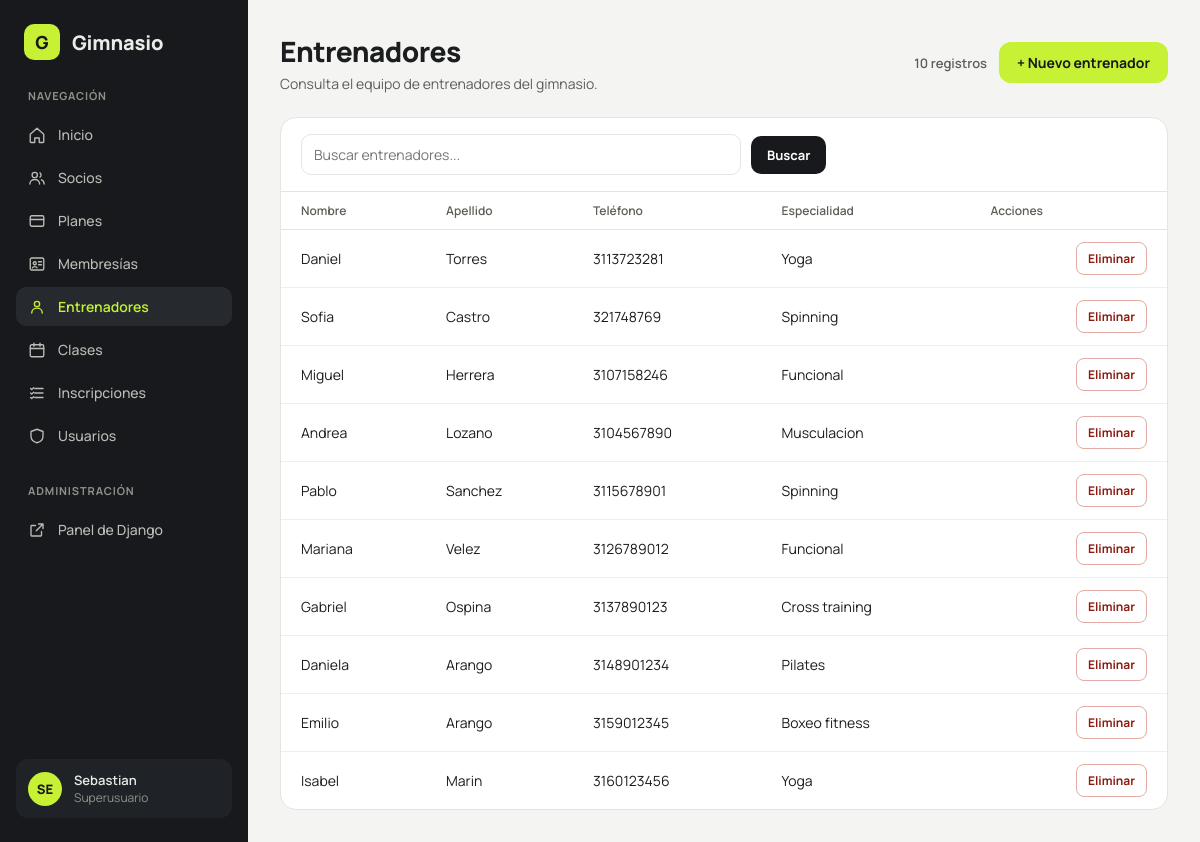
The app's page /catalogo/entrenadores/ (signed in) with its own data.
### entrenadores/models.py (models this page shows)
class Entrenador(models.Model):
    pk_ent_id = models.AutoField(primary_key=True)
    ent_nombre = models.CharField(max_length=80)
    ent_apellido = models.CharField(max_length=80)
    ent_telefono = models.CharField(max_length=20)
    ent_especialidad = models.CharField(max_length=60)
    class Meta:
        db_table = 'tbl_entrenador'
    def __str__(self):
        return f'{self.ent_nombre} {self.ent_apellido} - {self.ent_especialidad}'

### config/views.py (the view)
# urls.py: path('catalogo/<slug:modulo>/', catalogo, name='catalogo'),
@staff_member_required
def catalogo(request, modulo, formulario=None, modal_abierto=None):
    configuracion = CATALOGOS.get(modulo)
    if configuracion is None:
        raise Http404('No existe esta sección.')
    consulta = configuracion['modelo'].objects.order_by('pk')
    relaciones = configuracion.get('relaciones', ())
    if relaciones:
        consulta = consulta.select_related(*relaciones)
    termino = request.GET.get('q', '').strip()
    if termino:
        filtros = Q()
        for campo in configuracion['busqueda']:
            filtros |= Q(**{f'{campo}__icontains': termino})
        consulta = consulta.filter(filtros)
    paginador = Paginator(consulta, 15)
    pagina = paginador.get_page(request.GET.get('page'))
    filas = []
    for registro in pagina:
        valores = []
        for _, atributo in configuracion['columnas']:
            valor = registro
            for parte in atributo.split('__'):
                valor = getattr(valor, parte)
                if callable(valor):
                    valor = valor()
            valores.append(str(valor) if valor is not None else '—')
        impacto = {
            'socios': ' También se eliminarán sus membresías e inscripciones.',
            'clases': ' También se eliminarán las inscripciones asociadas.',
        }.get(modulo, '')
        filas.append({
            'id': registro.pk,
            'valores': valores,
            'confirmacion': f'¿Eliminar «{registro}»? Esta acción no se puede deshacer.{impacto}',
        })
    contexto = {
        'titulo': configuracion['titulo'],
        'descripcion': configuracion['descripcion'],
        'columnas': [titulo for titulo, _ in configuracion['columnas']],
        'filas': filas,
        'pagina': pagina,
        'total': paginador.count,
        'termino': termino,
        'crear_texto': configuracion['crear_texto'],
        'formulario': formulario if formulario is not None else FORMULARIOS[modulo](),
        'formulario_url': reverse('crear_registro', args=[modulo]),
        'modal_id': f'modal-{modulo}',
        'modal_abierto': modal_abierto,
        'modulo': modulo,
    }
    return render(request, 'catalogo.html', contexto)

### config/forms.py
class EntrenadorForm(FormularioModelo):
    class Meta:
        model = Entrenador
        fields = ('ent_nombre', 'ent_apellido', 'ent_telefono', 'ent_especialidad')
        labels = {
            'ent_nombre': 'Nombre',
            'ent_apellido': 'Apellido',
            'ent_telefono': 'Teléfono',
            'ent_especialidad': 'Especialidad',
        }

### templates/catalogo.html (shortened to what this page needs)
{% extends 'base.html' %}
{% block contenido %}
<header class="encabezado">
  <div>
    <h1>{{ titulo }}</h1>
    <p>{{ descripcion }}</p>
  </div>
  <div class="acciones">
    <span class="catalogo-total">{{ total }} registro{{ total|pluralize:"s" }}</span>
    <button class="btn-lima" type="button" data-modal-open="{{ modal_id }}">+ {{ crear_texto }}</button>
  </div>
</header>
<section class="tarjeta catalogo">
  <form class="busqueda" method="get" role="search">
    <input
      id="buscar-registros"
      type="search"
      name="q"
      value="{{ termino }}"
      placeholder="Buscar {{ titulo|lower }}..."
    >
    <button class="btn-buscar" type="submit">Buscar</button>
  </form>
  <div class="tabla-wrap">
    <table class="t">
      <thead>
        <tr>
          {% for columna in columnas %}<th scope="col">{{ columna }}</th>{% endfor %}
          <th scope="col">Acciones</th>
        </tr>
      </thead>
      <tbody>
        {% for fila in filas %}
        <tr>
          {% for valor in fila.valores %}<td>{{ valor }}</td>{% endfor %}
          <td class="acciones-registro">
            <form method="post" action="{% url 'eliminar_registro' modulo fila.id %}" data-confirm="{{ fila.confirmacion }}">
              <button class="btn-eliminar" type="submit">Eliminar</button>
            </form>
          </td>
        </tr>
        {% empty %}
        <tr>
          <td class="vacio" colspan="{{ columnas|length|add:1 }}">
            {% if termino %}No se encontraron resultados para "{{ termino }}".{% else %}Aún no hay registros en esta sección.{% endif %}
          </td>
        </tr>
        {% endfor %}
      </tbody>
    </table>
  </div>
</section>
{% endblock %}

### templates/base.html (shortened to what this page needs)
{% load static %}
<!DOCTYPE html>
<html lang="es">
<head>
  <link rel="stylesheet" href="{% static 'css/estilos.css' %}">
</head>
<body>
<div class="layout">
  <aside class="sidebar">
    <div class="marca">
      <div class="marca-logo">G</div>
      <div class="marca-nombre">Gimnasio</div>
    </div>
    <nav class="nav" aria-label="Módulos">
      <div class="nav-titulo">NAVEGACIÓN</div>
      <a class="nav-item {% if request.path == '/' %}activo{% endif %}" href="{% url 'inicio' %}">
        <svg width="18" height="18" viewBox="0 0 24 24" fill="none" stroke="currentColor" stroke-width="1.8" stroke-linecap="round" stroke-linejoin="round" aria-hidden="true"><path d="M3 11l9-8 9 8v10a1 1 0 0 1-1 1h-5v-6H9v6H4a1 1 0 0 1-1-1z"/></svg>
        Inicio
      </a>
      <a class="nav-item {% if request.path == '/catalogo/socios/' %}activo{% endif %}" href="{% url 'catalogo' 'socios' %}">
        Socios
      </a>
      <a class="nav-item {% if request.path == '/catalogo/planes/' %}activo{% endif %}" href="{% url 'catalogo' 'planes' %}">
        <svg width="18" height="18" viewBox="0 0 24 24" fill="none" stroke="currentColor" stroke-width="1.8" stroke-linecap="round" stroke-linejoin="round" aria-hidden="true"><rect x="3" y="5" width="18" height="14" rx="2"/><path d="M3 10h18"/></svg>
        Planes
      </a>
      <a class="nav-item {% if request.path == '/catalogo/membresias/' %}activo{% endif %}" href="{% url 'catalogo' 'membresias' %}">
        <svg width="18" height="18" viewBox="0 0 24 24" fill="none" stroke="currentColor" stroke-width="1.8" stroke-linecap="round" stroke-linejoin="round" aria-hidden="true"><rect x="3" y="4" width="18" height="16" rx="2"/><circle cx="9" cy="11" r="2"/><path d="M6 17c.5-2 5.5-2 6 0M14 9h4M14 13h4"/></svg>
        Membresías
      </a>
      <a class="nav-item {% if request.path == '/catalogo/entrenadores/' %}activo{% endif %}" href="{% url 'catalogo' 'entrenadores' %}">
        <svg width="18" height="18" viewBox="0 0 24 24" fill="none" stroke="currentColor" stroke-width="1.8" stroke-linecap="round" stroke-linejoin="round" aria-hidden="true"><circle cx="12" cy="8" r="3.5"/><path d="M5 20c0-4 3.1-6.5 7-6.5s7 2.5 7 6.5"/></svg>
        Entrenadores
      </a>
      <a class="nav-item {% if request.path == '/catalogo/clases/' %}activo{% endif %}" href="{% url 'catalogo' 'clases' %}">
        <svg width="18" height="18" viewBox="0 0 24 24" fill="none" stroke="currentColor" stroke-width="1.8" stroke-linecap="round" stroke-linejoin="round" aria-hidden="true"><rect x="3" y="5" width="18" height="16" rx="2"/><path d="M3 10h18M8 3v4M16 3v4"/></svg>
        Clases
      </a>
      <a class="nav-item {% if request.path == '/catalogo/inscripciones/' %}activo{% endif %}" href="{% url 'catalogo' 'inscripciones' %}">
        <svg width="18" height="18" viewBox="0 0 24 24" fill="none" stroke="currentColor" stroke-width="1.8" stroke-linecap="round" stroke-linejoin="round" aria-hidden="true"><path d="M9 6h11M9 12h11M9 18h11M3.5 6l1.5 1.5L7.5 5M3.5 12l1.5 1.5L7.5 11M3.5 18l1.5 1.5L7.5 17"/></svg>
        Inscripciones
      </a>
      <a class="nav-item {% if request.path == '/catalogo/usuarios/' %}activo{% endif %}" href="{% url 'catalogo' 'usuarios' %}">
        <svg width="18" height="18" viewBox="0 0 24 24" fill="none" stroke="currentColor" stroke-width="1.8" stroke-linecap="round" stroke-linejoin="round" aria-hidden="true"><path d="M12 3l8 3v6c0 4.5-3.2 7.8-8 9-4.8-1.2-8-4.5-8-9V6z"/></svg>
        Usuarios
      </a>
    </nav>
    <nav class="nav" aria-label="Administración">
      <div class="nav-titulo">ADMINISTRACIÓN</div>
      <a class="nav-item" href="{% url 'admin:index' %}">
        <svg width="18" height="18" viewBox="0 0 24 24" fill="none" stroke="currentColor" stroke-width="1.8" stroke-linecap="round" stroke-linejoin="round" aria-hidden="true"><path d="M14 4h6v6M20 4l-9 9M18 14v5a1 1 0 0 1-1 1H5a1 1 0 0 1-1-1V7a1 1 0 0 1 1-1h5"/></svg>
        Panel de Django
      </a>
    </nav>
    <div class="usuario">
      <div class="usuario-avatar">{{ request.user.username|slice:":2"|upper }}</div>
      <div>
        <span class="usuario-nombre">{{ request.user.username }}</span>
        <span class="usuario-rol">{% if request.user.is_superuser %}Superusuario{% else %}Personal{% endif %}</span>
      </div>
    </div>
  </aside>
  <main class="contenido">
    {% block contenido %}{% endblock %}
  </main>
</div>
</body>
</html>

### static/css/estilos.css (style rules this page uses)
:root { --negro: #17191C; --negro-2: #262A2E; --lima: #C6F135; --fondo: #F4F5F2; --tarjeta: #FFFFFF; --borde: #E3E5DE; --linea: #EEF0EA; --texto: #1B1D1F; --suave: #5B6057; --nav-texto: #B9BDB5; --nav-suave: #8E938A; }
* { box-sizing: border-box; }
body { margin: 0; }
a { color: inherit; text-decoration: none; }
.layout { display: flex; flex-wrap: wrap; min-height: 100vh; background: var(--fondo); color: var(--texto); font-family: Manrope, system-ui, sans-serif; }
.sidebar { flex: 0 0 248px; background: var(--negro); color: #E9EBE6; padding: 24px 16px; display: flex; flex-direction: column; gap: 28px; }
.marca { display: flex; align-items: center; gap: 12px; padding: 0 8px; }
.marca-logo { width: 36px; height: 36px; border-radius: 10px; background: var(--lima); color: var(--negro); display: flex; align-items: center; justify-content: center; font-weight: 800; font-size: 18px; }
.marca-nombre { font-size: 20px; font-weight: 800; letter-spacing: -0.01em; }
.nav { display: flex; flex-direction: column; gap: 4px; }
.nav-titulo { font-size: 11px; font-weight: 700; letter-spacing: 0.08em; color: var(--nav-suave); padding: 0 12px 8px; }
.nav-item { display: flex; align-items: center; gap: 12px; padding: 10px 12px; border-radius: 10px; color: var(--nav-texto); font-size: 14px; font-weight: 500; }
.nav-item.activo { background: var(--negro-2); color: var(--lima); font-weight: 600; }
.usuario { margin-top: auto; display: flex; align-items: center; gap: 12px; padding: 12px; border-radius: 12px; background: #1F2327; }
.usuario-avatar { width: 34px; height: 34px; border-radius: 50%; background: var(--lima); color: var(--negro); display: flex; align-items: center; justify-content: center; font-weight: 800; font-size: 13px; }
.usuario-nombre { font-size: 13px; font-weight: 600; display: block; }
.usuario-rol { font-size: 12px; color: var(--nav-suave); display: block; }
.contenido { flex: 999 1 560px; min-width: 0; padding: 32px; display: flex; flex-direction: column; gap: 24px; }
.encabezado { display: flex; flex-wrap: wrap; justify-content: space-between; align-items: center; gap: 16px; }
.encabezado h1 { margin: 0; font-size: 28px; font-weight: 800; letter-spacing: -0.02em; }
.encabezado p { margin: 4px 0 0; font-size: 14px; color: var(--suave); }
.acciones { display: flex; flex-wrap: wrap; align-items: center; gap: 12px; }
.btn-lima { padding: 11px 18px; border-radius: 12px; background: var(--lima); color: var(--negro); font-size: 14px; font-weight: 700; }
.tarjeta { background: var(--tarjeta); border: 1px solid var(--borde); border-radius: 16px; padding: 20px; }
.tabla-wrap { overflow-x: auto; }
table.t { width: 100%; border-collapse: collapse; font-size: 14px; }
table.t th { text-align: left; font-size: 12px; font-weight: 600; color: var(--suave); padding: 10px 12px; border-bottom: 1px solid var(--borde); white-space: nowrap; }
table.t td { padding: 12px; border-bottom: 1px solid var(--linea); white-space: nowrap; }
table.t tr:last-child td { border-bottom: 0; }
.btn-lima { border: 0; cursor: pointer; font-family: inherit; display: inline-flex; align-items: center; justify-content: center; }
.catalogo { padding: 0; overflow: hidden; }
.catalogo-total { color: var(--suave); font-size: 13px; font-weight: 600; }
.busqueda { display: flex; flex-wrap: wrap; align-items: center; gap: 10px; padding: 16px 20px; border-bottom: 1px solid var(--borde); }
.busqueda input { flex: 1 1 240px; min-width: 0; max-width: 440px; padding: 10px 12px; border: 1px solid var(--borde); border-radius: 10px; color: var(--texto); font: inherit; font-size: 14px; }
.btn-buscar { padding: 10px 16px; border: 0; border-radius: 10px; background: var(--negro); color: #FFFFFF; font: inherit; font-size: 13px; font-weight: 700; cursor: pointer; }
.catalogo table.t th:first-child, .catalogo table.t td:first-child { padding-left: 20px; }
.catalogo table.t th:last-child, .catalogo table.t td:last-child { padding-right: 20px; }
.acciones-registro { text-align: right; }
.acciones-registro form { display: flex; justify-content: flex-end; }
.btn-eliminar { padding: 7px 11px; border: 1px solid #E5AAA3; border-radius: 8px; background: #FFFFFF; color: #8A1C12; font: inherit; font-size: 12px; font-weight: 700; cursor: pointer; }

### records on screen
Entrenador: valores "Daniel" "Torres" "3113723281" "Yoga"
Entrenador: valores "Sofia" "Castro" "321748769" "Spinning"
Entrenador: valores "Miguel" "Herrera" "3107158246" "Funcional"
Entrenador: valores "Andrea" "Lozano" "3104567890" "Musculacion"
Entrenador: valores "Pablo" "Sanchez" "3115678901" "Spinning"
Entrenador: valores "Mariana" "Velez" "3126789012" "Funcional"
Entrenador: valores "Gabriel" "Ospina" "3137890123" "Cross training"
Entrenador: valores "Daniela" "Arango" "3148901234" "Pilates"
Entrenador: valores "Emilio" "Arango" "3159012345" "Boxeo fitness"
Entrenador: valores "Isabel" "Marin" "3160123456" "Yoga"

### other values on screen
{{ request.user.username|slice:":2"|upper }} "SE"
{{ request.user.username }} "Sebastian"
{{ titulo }} "Entrenadores"
{{ descripcion }} "Consulta el equipo de entrenadores del gimnasio."
{{ total }} "10"
{{ crear_texto }} "Nuevo entrenador"
{{ columna }} "Nombre" "Apellido" "Teléfono" "Especialidad"
